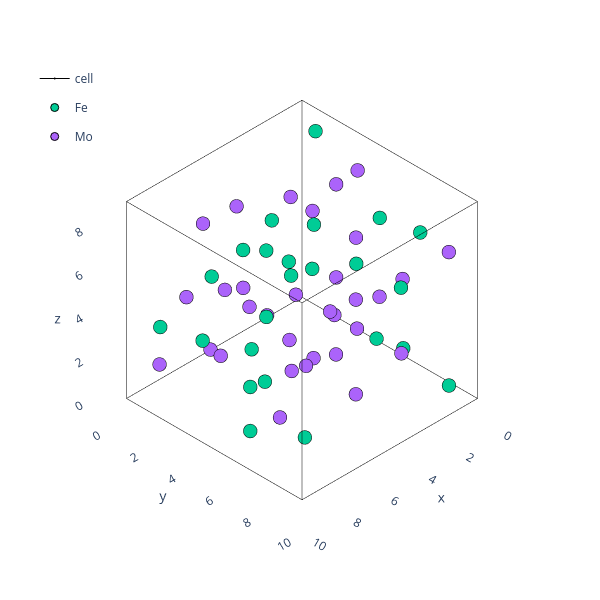

Notebook code for this chart:
### Code cell
theatoms=AtomsObjects['delta']['Atoms'].atoms.sample(n=1).iloc[0]
plotting.plotly_atoms(theatoms)

### Figure 1 — Plotly figure (JSON) as saved in the notebook; plotly's stock layout.template omitted (floating-point values rounded to 4 significant figures)
{"data": [{"hoverinfo": "skip", "legendgroup": "cell", "line": {"color": "black", "width": 1}, "marker": {"size": 0.01}, "name": "cell", "showlegend": false, "type": "scatter3d", "x": [0.0, 9.333], "y": [0, 0], "z": [0, 0]}, {"hoverinfo": "skip", "legendgroup": "cell", "line": {"color": "black", "width": 1}, "marker": {"size": 0.01}, "name": "cell", "showlegend": false, "type": "scatter3d", "x": [0, 0], "y": [0.0, 9.333], "z": [0, 0]}, {"hoverinfo": "skip", "legendgroup": "cell", "line": {"color": "black", "width": 1}, "marker": {"size": 0.01}, "name": "cell", "showlegend": false, "type": "scatter3d", "x": [0, 0], "y": [0, 0], "z": [0.0, 9.071]}, {"hoverinfo": "skip", "legendgroup": "cell", "line": {"color": "black", "width": 1}, "marker": {"size": 0.01}, "name": "cell", "showlegend": false, "type": "scatter3d", "x": [9.333, 9.333], "y": [0.0, 9.333], "z": [0, 0]}, {"hoverinfo": "skip", "legendgroup": "cell", "line": {"color": "black", "width": 1}, "marker": {"size": 0.01}, "name": "cell", "showlegend": false, "type": "scatter3d", "x": [0.0, 9.333], "y": [9.333, 9.333], "z": [0, 0]}, {"hoverinfo": "skip", "legendgroup": "cell", "line": {"color": "black", "width": 1}, "marker": {"size": 0.01}, "name": "cell", "showlegend": false, "type": "scatter3d", "x": [9.333, 9.333], "y": [9.333, 9.333], "z": [0.0, 9.071]}, {"hoverinfo": "skip", "legendgroup": "cell", "line": {"color": "black", "width": 1}, "marker": {"size": 0.01}, "name": "cell", "showlegend": false, "type": "scatter3d", "x": [9.333, 9.333], "y": [0, 0], "z": [0.0, 9.071]}, {"hoverinfo": "skip", "legendgroup": "cell", "line": {"color": "black", "width": 1}, "marker": {"size": 0.01}, "name": "cell", "showlegend": false, "type": "scatter3d", "x": [0, 0], "y": [9.333, 9.333], "z": [0.0, 9.071]}, {"hoverinfo": "skip", "legendgroup": "cell", "line": {"color": "black", "width": 1}, "marker": {"size": 0.01}, "name": "cell", "showlegend": false, "type": "scatter3d", "x": [0.0, 9.333], "y": [0, 0], "z": [9.071, 9.071]}, {"hoverinfo": "skip", "legendgroup": "cell", "line": {"color": "black", "width": 1}, "marker": {"size": 0.01}, "name": "cell", "showlegend": false, "type": "scatter3d", "x": [0, 0], "y": [0.0, 9.333], "z": [9.071, 9.071]}, {"hoverinfo": "skip", "legendgroup": "cell", "line": {"color": "black", "width": 1}, "marker": {"size": 0.01}, "name": "cell", "showlegend": false, "type": "scatter3d", "x": [0.0, 9.333], "y": [9.333, 9.333], "z": [9.071, 9.071]}, {"hoverinfo": "skip", "legendgroup": "cell", "line": {"color": "black", "width": 1}, "marker": {"size": 0.01}, "name": "cell", "showlegend": true, "type": "scatter3d", "x": [9.333, 9.333], "y": [0.0, 9.333], "z": [9.071, 9.071]}, {"hovertext": ["Fe0", "Fe1", "Fe2", "Fe3", "Fe4", "Fe5", "Fe6", "Fe7", "Fe8", "Fe9", "Fe10", "Fe11", "Fe12", "Fe13", "Fe14", "Fe15", "Fe16", "Fe17", "Fe18", "Fe19", "Fe20", "Fe21", "Fe22", "Fe23"], "marker": {"line": {"color": "black", "width": 1}}, "mode": "markers", "name": "Fe", "type": "scatter3d", "x": [2.136, 6.803, 7.197, 2.53, 1.759, 6.426, 7.574, 2.907, 4.218, 8.884, 5.116, 0.4489, 4.129, 8.796, 5.204, 0.5376, 1.248, 5.914, 8.085, 3.419, 0.6347, 5.301, 8.699, 4.032], "y": [2.674, 1.993, 7.341, 6.659, 0.1465, 4.52, 4.813, 9.187, 1.076, 3.59, 5.743, 8.257, 3.418, 1.249, 8.084, 5.915, 0.6599, 4.007, 5.326, 8.673, 1.346, 3.321, 6.012, 7.987], "z": [3.717, 5.354, 0.8182, 8.253, 4.499, 4.572, 0.03628, 9.035, 4.828, 4.243, 8.779, 0.2921, 5.416, 3.655, 8.19, 0.8808, 1.957, 7.114, 2.579, 6.492, 8.644, 0.4272, 4.963, 4.108]}, {"hovertext": ["Mo0", "Mo1", "Mo2", "Mo3", "Mo4", "Mo5", "Mo6", "Mo7", "Mo8", "Mo9", "Mo10", "Mo11", "Mo12", "Mo13", "Mo14", "Mo15", "Mo16", "Mo17", "Mo18", "Mo19", "Mo20", "Mo21", "Mo22", "Mo23", "Mo24", "Mo25", "Mo26", "Mo27", "Mo28", "Mo29", "Mo30", "Mo31"], "marker": {"line": {"color": "black", "width": 1}}, "mode": "markers", "name": "Mo", "type": "scatter3d", "x": [1.645, 6.312, 7.688, 3.021, 0.3155, 4.982, 9.018, 4.351, 2.471, 7.138, 6.862, 2.195, 2.974, 7.64, 6.36, 1.693, 0.02707, 4.694, 9.306, 4.64, 0.9623, 5.629, 8.371, 3.704, 3.623, 8.29, 5.71, 1.043, 3.517, 8.183, 5.816, 1.15], "y": [4.51, 0.1568, 9.176, 4.823, 3.171, 1.495, 7.838, 6.162, 1.86, 2.806, 6.527, 7.473, 2.3, 2.367, 6.966, 7.033, 1.838, 2.829, 6.504, 7.495, 3.912, 0.7541, 8.579, 5.421, 0.4881, 4.178, 5.155, 8.845, 4.067, 0.5992, 8.734, 5.266], "z": [5.828, 3.243, 7.778, 1.293, 1.639, 7.432, 2.896, 6.175, 6.79, 2.28, 6.816, 2.255, 0.6712, 8.4, 3.864, 5.207, 6.138, 2.933, 7.468, 1.603, 8.284, 0.7864, 5.322, 3.749, 2.493, 6.578, 2.043, 7.028, 7.771, 1.3, 5.835, 3.236]}], "layout": {"height": 600, "legend": {"x": 0.05, "xanchor": "left", "y": 0.9, "yanchor": "top"}, "margin": {"b": 5, "l": 5, "r": 0.5, "t": 5}, "scene": {"aspectmode": "data", "camera": {"projection": {"type": "orthographic"}}, "xaxis": {"range": [-0.9333, 10.27], "showbackground": false, "showgrid": false}, "yaxis": {"range": [-0.9333, 10.27], "showbackground": false, "showgrid": false}, "zaxis": {"range": [-0.9071, 9.978], "showbackground": false, "showgrid": false}}, "width": 600}}
